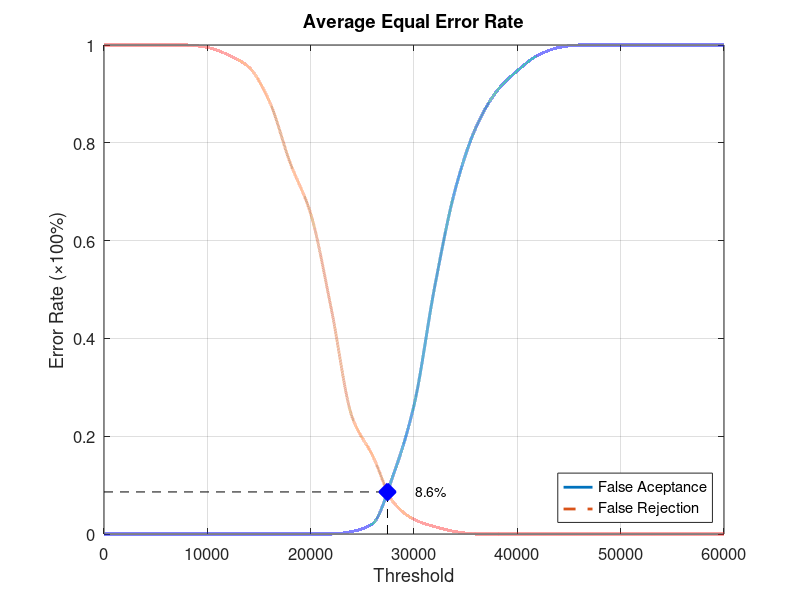
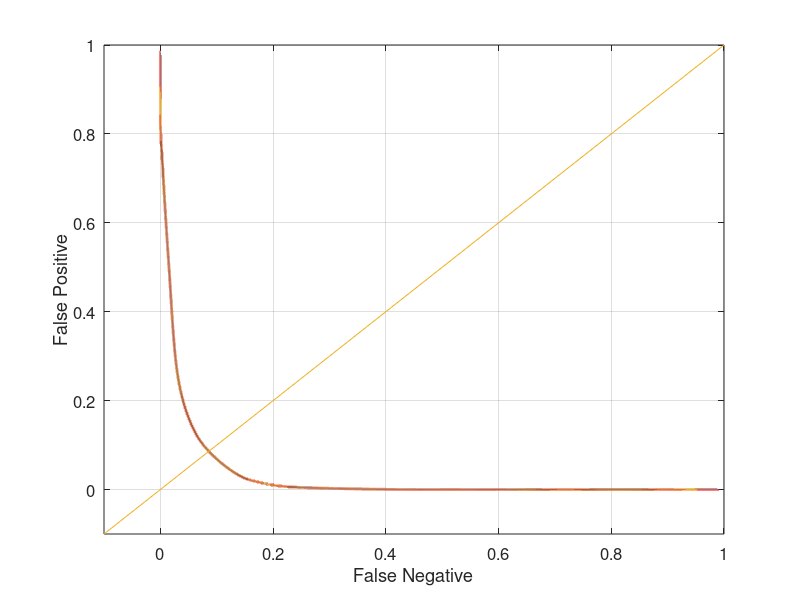

MATLAB code to generate these figures, in order:
function yEER = Database5_2
close all;
clear;
clc;
x = 0:2000:60000;
xq = 0:0.5:60000;

y0 = [0 0 0 0 0 0 0 0 0 0 0 0 0.00526316 0.0210526 0.121053 0.263158 0.505263 0.705263 0.831579 0.905263 0.947368 0.978947 0.994737 1 1 1 1 1 1 1 1];
yy0 = interp1(x, y0, xq, 'pchip');
y1 = [1 1 1 1 1 0.995 0.98 0.955 0.885 0.76 0.655 0.46 0.24 0.16 0.065 0.03 0.015 0.005 0 0 0 0 0 0 0 0 0 0 0 0 0];
yy1 = interp1(x, y1, xq, 'pchip');

% Calculating EER: 
y2 = abs(y0 - y1);
find(y2 == min(y2))
yy2 = abs(yy0 - yy1);
xEER = find(yy2 == min(yy2));
xEERIndex = xq(xEER) % X-axis EER
yEER = yy0(xEER) % Y-axis EER

main = figure
plot(xq, yy0,'-','LineWidth', 2);	hold on
plot(xq, yy1,'--','LineWidth', 2);	hold on
plot([xEERIndex xEERIndex], [0 yEER], 'k--');	hold on
plot([0 xEERIndex], [yEER yEER], 'k--');	hold on
plot(xEERIndex, yEER, 'bx', 'LineWidth', 10);	hold on
text(xEERIndex + 10 * xEERIndex / 100, yEER, [num2str(round((10000 * yEER)) / 100) '%'])
legend('False Aceptance', 'False Rejection', 'Location', 'SouthEast')
xlabel('Threshold')
ylabel('Error Rate (\times100%)')
title('Average Equal Error Rate')
set(gca, 'FontSize', 12)
axis([0 60000 0 1])
grid on

print(main, 'Database5_2Main', '-dpng');
FNRxFPR = figure('Color', [1 1 1]);
plot(yy1, yy0, '-', yy1, yy0, 'LineWidth', 2);
hold on
y = -0.1:0.1:1
plot(y, y); 
set(gca, 'FontSize', 12)
xlabel('False Negative')
ylabel('False Positive')
axis([-0.1 1 -0.1 1])
set(gca, 'FontSize', 12)
grid on

print(FNRxFPR, 'Database5_2FNRxFPR','-dpng');
end
